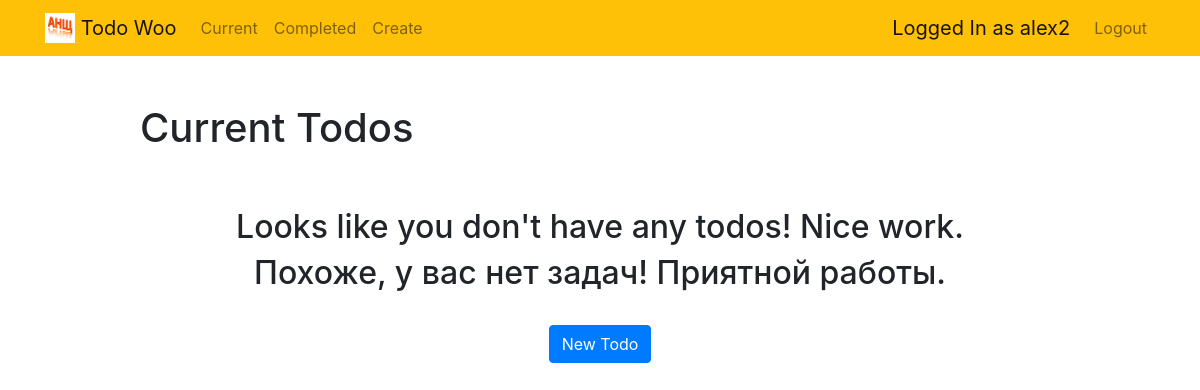
The page /current/ (signed in) on the database as committed earlier.
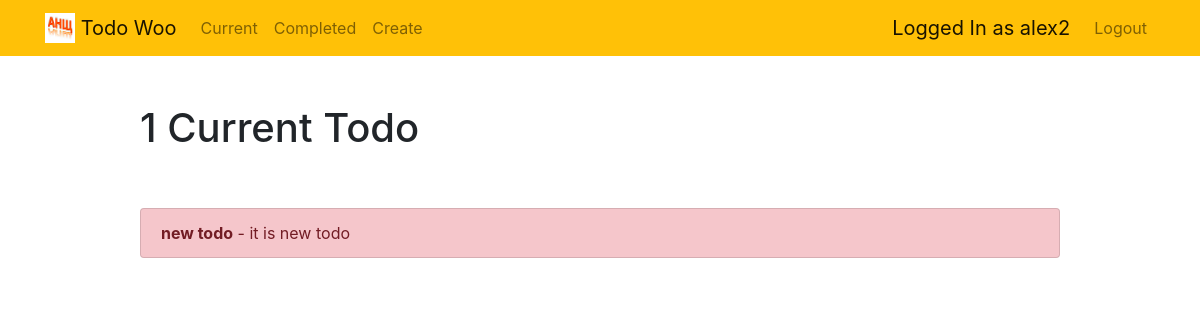
The same page on the database as committed later.
### todo/models.py (models this page shows, shortened)
class Todo(models.Model):
    title = models.CharField(max_length=100)
    memo = models.TextField(blank=True) # blank=True - МОЖЕТ быть пустым
    created = models.DateTimeField(auto_now_add=True) #auto_now_add=True -автозаполнение текущим временем
    datacompleted = models.DateTimeField(null=True, blank=True) # null=True - МОЖЕТ быть пустым
    important = models.BooleanField(default=False) #чекбокс
    user = models.ForeignKey(User, on_delete=models.CASCADE) #внесение в модель ID пользователя-создателя

### todo/views.py (the view)
# urls.py: path('current/', views.currenttodos, name='currenttodos'),
@login_required #access to this page only registred user
def currenttodos(request):          #отобразится страница с текущими todos
        todos = Todo.objects.filter(user=request.user, datacompleted__isnull=True)      #передаются  данные объектов модели Todo для текущего юзера (user=request.user)@ исключения вывода законченных todo(datacompleted__isnull=True)
        return render (request, 'todo/currenttodos.html', {'todos':todos}) #отобразится страница currenttodos.html и ей передаются  данные объектов модели Todo для текущего юзера

### todo/templates/todo/currenttodos.html
{% extends "todo/base.html" %}
{% block content %}
    <div class="row justify-content-center mt-5">
        <div class="col-md-10">
            {% if todos %}
                 <h1>{{ todos.count }} Current Todo{{ todos.count|pluralize }}</h1>
            {% else %}
                           <h1>Current Todos</h1>
            {% endif %}
        </div>
    </div>
    <div class="row justify-content-center mt-5">
        <div class="col-md-10">
        {% if todos %}
            <div class="list-group">
                {% for todo in todos %}
                    	<a href="{% url 'viewtodo' todo.id %}" class="list-group-item list-group-item-action {% if todo.important %} list-group-item-danger{% endif %}">
				                    <b>{{ todo.title }}</b>
				                    {% if todo.memo %} - {{ todo.memo|truncatechars:30 }}{% endif %}
			                </a>
                {% endfor %}
            </div>
        {% else %}
            <div class="text-center">
                <h2>Looks like you don't have any todos! Nice work.</h2>
                <h2>Похоже, у вас нет задач! Приятной работы.</h2>
            <br>
            <a role="button" class="btn btn-primary" href="{% url 'createtodo' %}">New Todo</a>
            </div>
        {% endif %}
        </div>
    </div>
{% endblock %}

Rows that differ between the two databases and show on the page:
added Todo: title "new todo", memo "it is new todo"
Other text that changed with them:
{{ todos.count }}: (not shown) → "1"
text no longer shown: "Current Todos Looks like you don't have any todos! Nice work. Похоже, у вас нет задач! Приятной работы. New Todo"
text now shown: "Current Todo"
